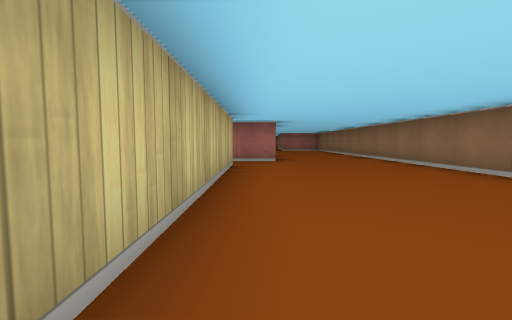
view 1 (above)

24 first-person views from a walk through a cub3D level. The camera is about half as high as the walls, tilts 4° down and sees 90° across. The floor is counted in squares. Each view is taken from the middle of a square. On the plan, view 1 faces up. The plan holds only what a view shows up to about 9 squares ahead; the rest is blank.

view 2
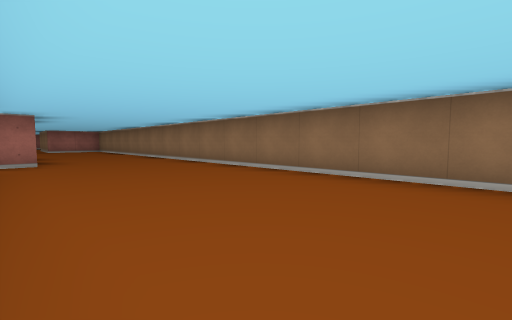

view 3
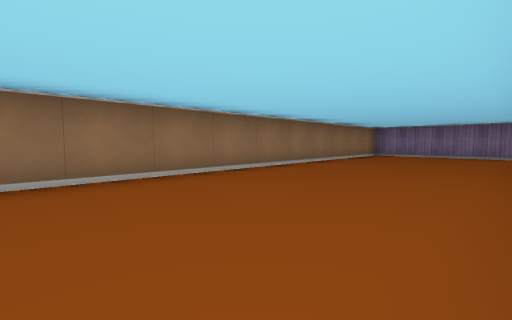

view 4
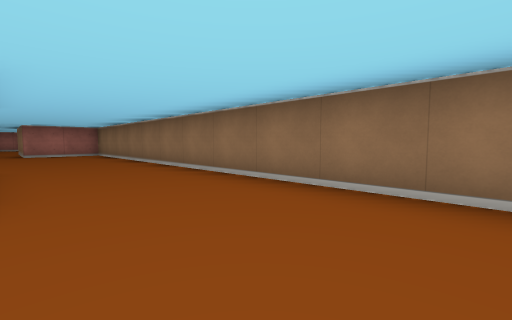

view 5
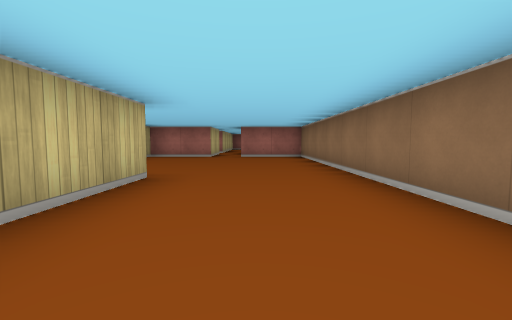

view 6
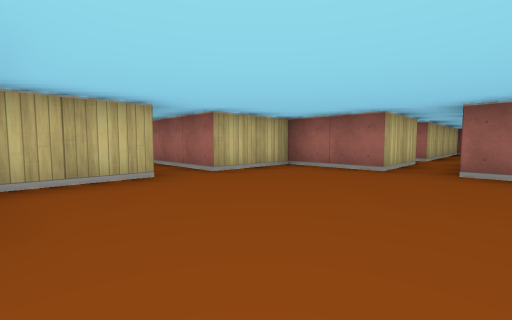

view 7
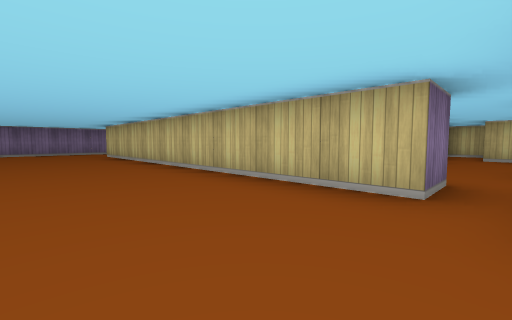

view 8
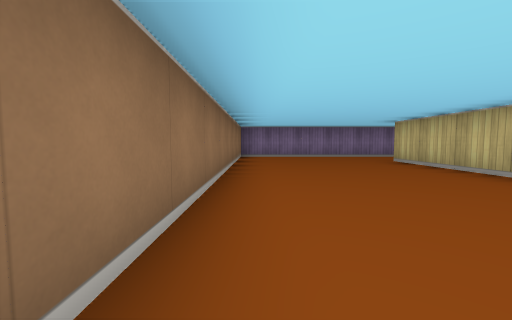

view 9
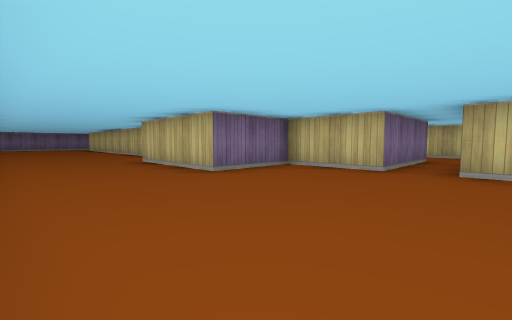

view 10
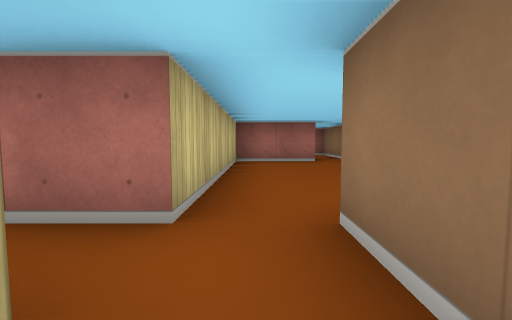

view 11
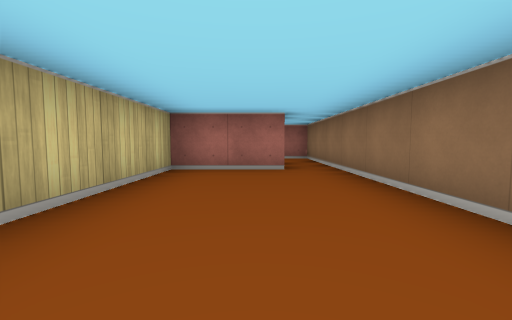

view 12
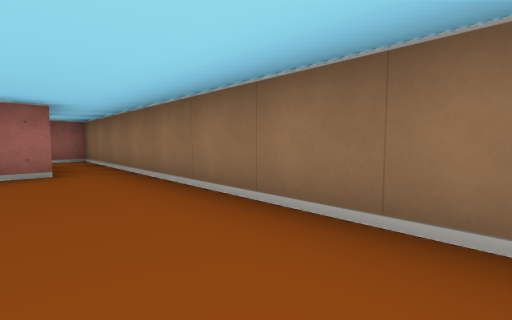

view 13
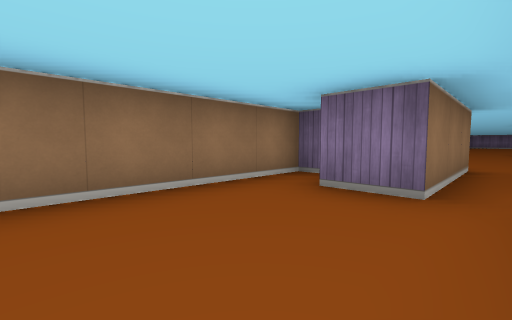

view 14
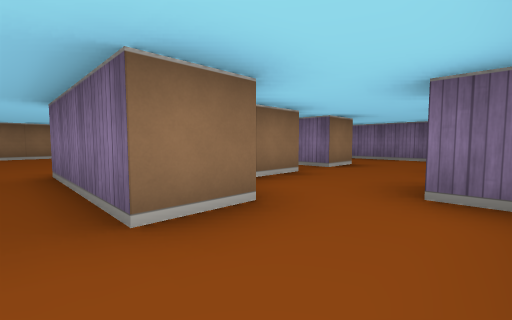

view 15
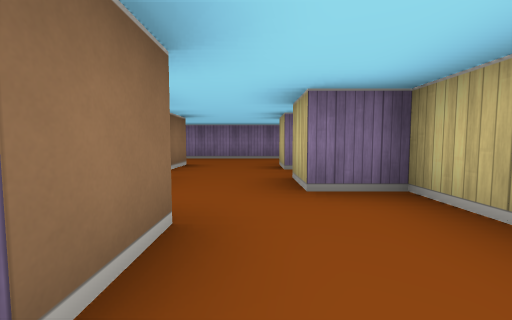

view 16
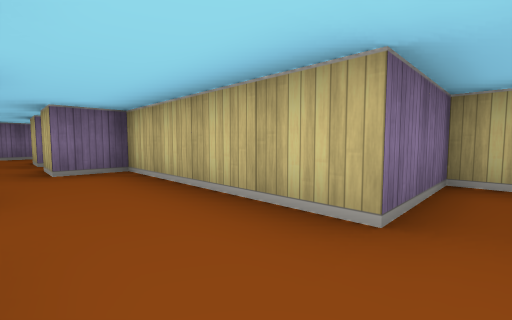

view 17
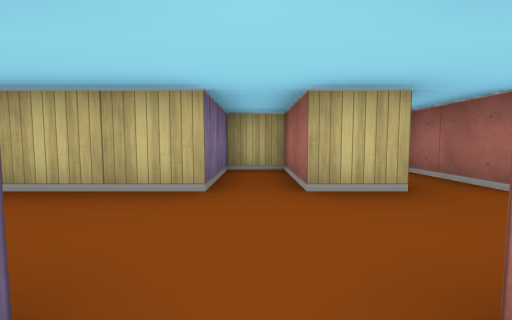

view 18
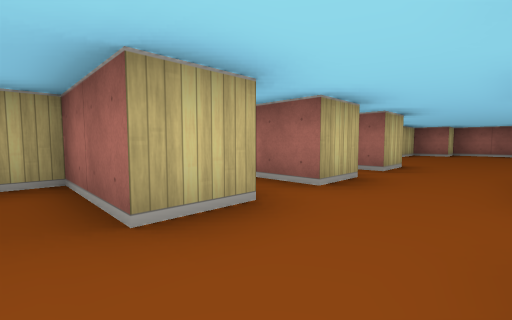

view 19
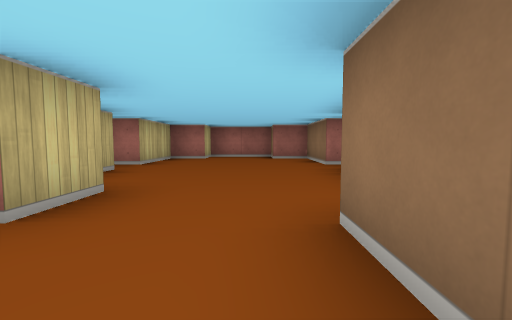

view 20
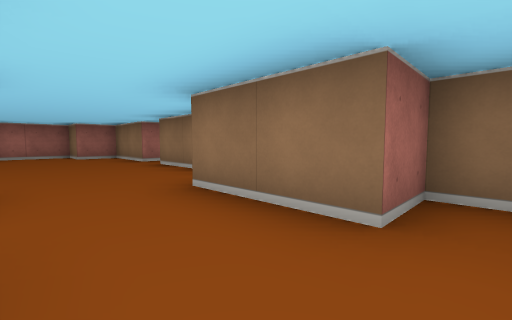

view 21
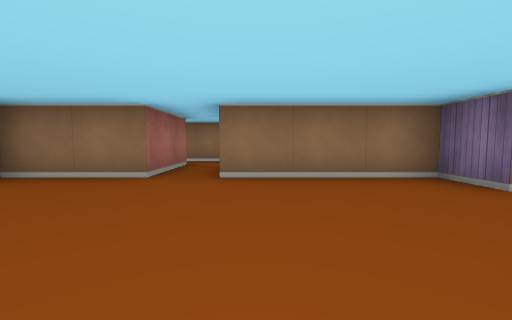

view 22
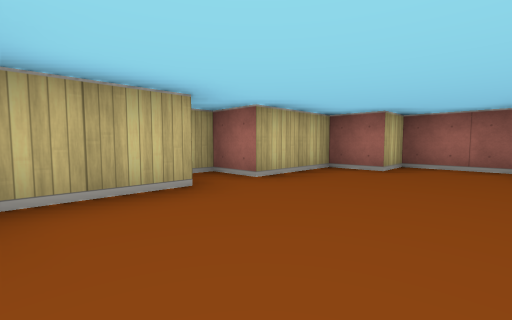

view 23
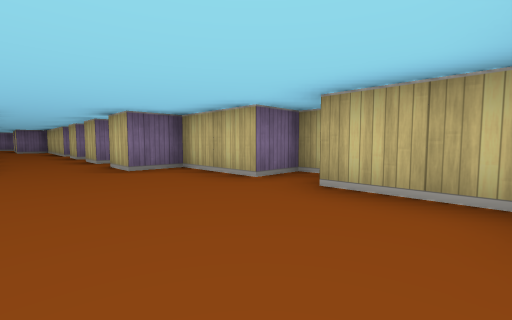

view 24
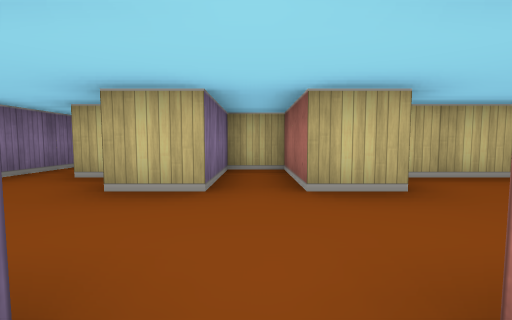

### Floor plan
Ten units are one square. View 1 is at (0, 0); x grows to the right and y downward. Boxes are objects, and circles mark ways between rooms. Rooms are numbered by the first view taken in them; rooms with no view inside come last. Other rooms are left out.
<svg viewBox="-90 -260 130 320">
<path fill="none" stroke="#000" d="M-16 -55 -5 -55 -5 35M-45 -115 -15 -115 -15 -95 5 -95 5 -65 -6 -65M5 -145 -15 -145 -15 -125 -39 -125M35 52 35 -145 15 -145M-16 55 35 55M26 -225 5 -225 5 -175 -5 -175M30 -165 35 -165 35 -245M5 -165 5 -145M15 -145 15 -175 25 -175M-35 -85 -35 -95M-35 -64 -35 -75 -28 -75M-65 -61 -65 -55M-45 -105 -45 -115M-85 -55 -85 -45M-80 -45 -25 -45M-65 -135 -65 -95 -55 -95 -55 -85 -75 -85 -75 -75 -55 -75 -55 -65M-65 -156 -65 -145 -85 -145 -85 -135 -65 -135M-65 -176 -65 -165 -82 -165M-35 -225 -35 -245 -45 -245 -45 -255 -65 -255 -65 -245 -75 -245 -75 -225 -85 -225 -85 -215 -75 -215 -75 -195 -65 -195 -65 -185 -70 -185M-35 -159 -35 -165 -45 -165 -45 -185 -35 -185 -35 -215"/>
<circle cx="10" cy="-155" r="3" fill="#2a7"/>
<circle cx="-10" cy="-60" r="3" fill="#2a7"/>
<circle cx="-40" cy="-120" r="3" fill="#2a7"/>
<circle cx="-55" cy="-130" r="3" fill="#2a7"/>
<circle cx="-55" cy="-150" r="3" fill="#2a7"/>
<text x="10" y="-50">1</text>
<text x="20" y="-200">2</text>
<text x="-50" y="-80">3</text>
<text x="-60" y="-140">4</text>
<text x="-60" y="-200">5</text>
</svg>
Room 1 opens to room 2. Room 1 opens to room 3. Room 3 opens to room 4. Room 4 opens to room 5.

Where each view was taken, in squares from view 1:
view 1: 0 up, 0 right, facing up
view 2: 0 up, 0 right, facing up-right
view 3: 4 up, 0 right, facing down-right
view 4: 4 up, 1 right, facing up-right
view 5: 6 up, 2 right, facing up
view 6: 10 up, 2 right, facing up-left
view 7: 6 up, 2 right, facing down-left
view 8: 3 up, 3 right, facing down
view 9: 13 up, 3 right, facing down-left
view 10: 16 up, 1 right, facing up
view 11: 18 up, 2 right, facing up
view 12: 18 up, 2 right, facing up-right
view 13: 20 up, 1 right, facing down-right
view 14: 12 up, 6 left, facing down-right
view 15: 12 up, 5 left, facing down
view 16: 14 up, 5 left, facing down-left
view 17: 14 up, 4 left, facing left
view 18: 14 up, 5 left, facing up-left
view 19: 17 up, 5 left, facing up
view 20: 16 up, 6 left, facing up-right
view 21: 21 up, 7 left, facing right
view 22: 20 up, 5 left, facing up-left
view 23: 24 up, 5 left, facing down-left
view 24: 8 up, 3 left, facing left
